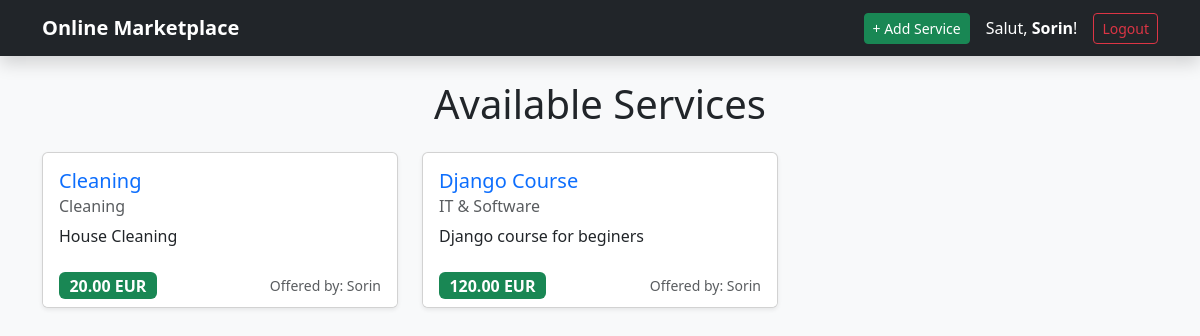
The app's page / (signed in) with its own data.
### marketplace/models.py (models this page shows, shortened)
class Service(models.Model):
    CATEGORY_CHOICES = [
        ('cleaning', 'Cleaning'),
        ('it', 'IT & Software'),
        ('math', 'Mathematics Meditations'),
        ('garden', 'Garden'),
    ]
    title = models.CharField(max_length=200, unique=True)
    provider = models.ForeignKey(User, on_delete=models.CASCADE, related_name="services")
    description = models.TextField()
    category = models.CharField(max_length=20, choices=CATEGORY_CHOICES)
    price = models.DecimalField(max_digits=10, decimal_places=2)
    created_on = models.DateTimeField(auto_now_add=True)

### marketplace/views.py (the view)
# urls.py: path('', views.service_list, name='service_list'),
def service_list(request):
    services = Service.objects.all()
    return render(request, 'marketplace/services.html', {'services': services})

### marketplace/templates/marketplace/services.html
{% extends 'marketplace/base.html' %}
{% block content %}
<h1 class="text-center mb-4">Available Services</h1>
<div class="row">
    {% for service in services %}
    <div class="col-md-4 mb-4">
        <div class="card h-100 shadow-sm">
            <div class="card-body">
                <h5 class="card-title">
                    <a href="{% url 'service_detail' service.id %}" class="text-decoration-none text-primary">
                        {{ service.title }}
                    </a>
                </h5>
                <h6 class="card-subtitle mb-2 text-muted">{{ service.get_category_display }}</h6>
                <p class="card-text">{{ service.description|truncatewords:20 }}</p>
            </div>
            <div class="card-footer bg-white border-top-0">
                <div class="d-flex justify-content-between align-items-center">
                    <span class="badge bg-success fs-6">{{ service.price }} EUR</span>
                    <small class="text-muted">Offered by: {{ service.provider.username }}</small>
                </div>
            </div>
        </div>
    </div>
    {% empty %}
    <div class="col-12">
        <div class="alert alert-info text-center">There are currently no services listed.</div>
    </div>
    {% endfor %}
</div>
</div>
{% endblock %}

### marketplace/templates/marketplace/base.html (shortened to what this page needs)
<!DOCTYPE html>
<html lang="en">
<head>
    <link href="https://cdn.jsdelivr.net/npm/bootstrap@5.3.8/dist/css/bootstrap.min.css" rel="stylesheet"
>
</head>
<body class="bg-light">
    <nav class="navbar navbar-dark bg-dark mb-4 shadow">
        <div class="container">
            <a class="navbar-brand fw-bold" href="{% url 'service_list' %}">Online Marketplace</a>
            <div class="d-flex align-items-center">
                {% if user.is_authenticated %}
                <a href="{% url 'create_service' %}" class="btn btn-success btn-sm me-3">+ Add Service</a>
                <span class="navbar-text me-3 text-white">Salut, <strong>{{ user.username }}</strong>!</span>
                <a href="{% url 'account_logout' %}" class="btn btn-outline-danger btn-sm">Logout</a>
                {% else %}
                <a href="{% url 'account_login' %}" class="btn btn-outline-light btn-sm me-2">Login</a>
                <a href="{% url 'account_signup' %}" class="btn btn-light btn-sm">Register</a>
                {% endif %}
            </div>
        </div>
    </nav>
    <div class="container">
        {% block content %}
        {% endblock %}
</body>
</html>

### records on screen
Service: title "Cleaning", category "Cleaning", description "House Cleaning", price "20.00", provider.username "Sorin"
Service: title "Django Course", category "IT & Software", description "Django course for beginers", price "120.00", provider.username "Sorin"

### other values on screen
{{ user.username }} "Sorin"
